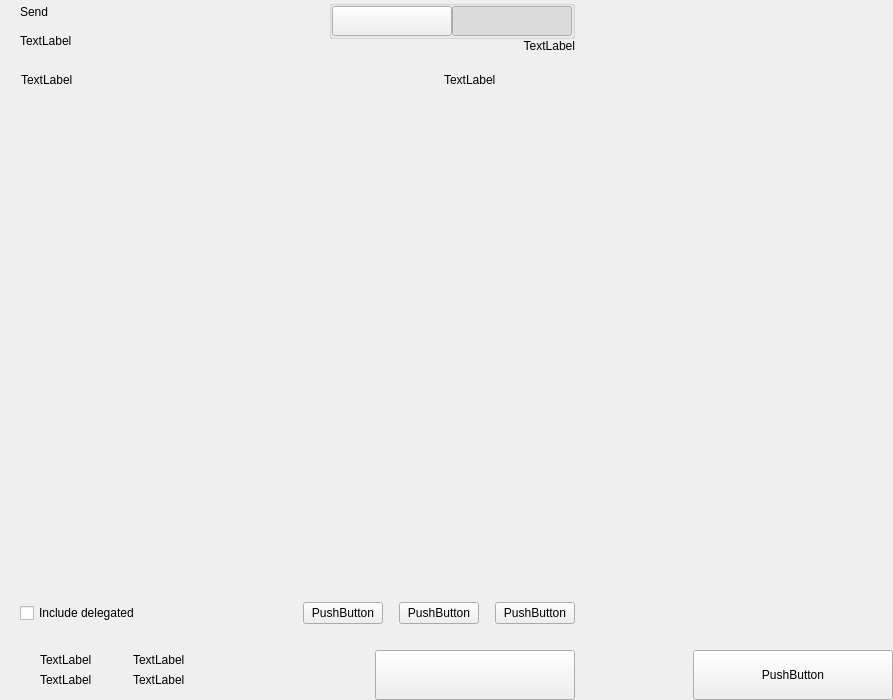
<?xml version="1.0" encoding="UTF-8"?>
<ui version="4.0">
 <class>send</class>
 <widget class="QWidget" name="send">
  <property name="geometry">
   <rect>
    <x>0</x>
    <y>0</y>
    <width>893</width>
    <height>700</height>
   </rect>
  </property>
  <property name="windowTitle">
   <string>Form</string>
  </property>
  <layout class="QHBoxLayout" name="horizontalLayout_2" stretch="2,1">
   <property name="spacing">
    <number>0</number>
   </property>
   <property name="leftMargin">
    <number>0</number>
   </property>
   <property name="topMargin">
    <number>0</number>
   </property>
   <property name="rightMargin">
    <number>0</number>
   </property>
   <property name="bottomMargin">
    <number>0</number>
   </property>
   <item>
    <widget class="QWidget" name="left" native="true">
     <layout class="QVBoxLayout" name="verticalLayout_3">
      <property name="spacing">
       <number>0</number>
      </property>
      <property name="leftMargin">
       <number>0</number>
      </property>
      <property name="topMargin">
       <number>0</number>
      </property>
      <property name="rightMargin">
       <number>0</number>
      </property>
      <property name="bottomMargin">
       <number>0</number>
      </property>
      <item>
       <layout class="QVBoxLayout" name="verticalLayout_22" stretch="0,0,0,1,0,0,0,0">
        <property name="spacing">
         <number>0</number>
        </property>
        <item>
         <layout class="QHBoxLayout" name="horizontalLayout_3">
          <property name="spacing">
           <number>0</number>
          </property>
          <property name="leftMargin">
           <number>20</number>
          </property>
          <property name="rightMargin">
           <number>20</number>
          </property>
          <item>
           <layout class="QVBoxLayout" name="verticalLayout">
            <property name="spacing">
             <number>5</number>
            </property>
            <item>
             <widget class="QLabel" name="labelTitle">
              <property name="text">
               <string>Send</string>
              </property>
              <property name="alignment">
               <set>Qt::AlignLeading|Qt::AlignLeft|Qt::AlignVCenter</set>
              </property>
             </widget>
            </item>
            <item>
             <widget class="QLabel" name="labelSubtitle1">
              <property name="text">
               <string>TextLabel</string>
              </property>
             </widget>
            </item>
           </layout>
          </item>
          <item>
           <spacer name="horizontalSpacer">
            <property name="orientation">
             <enum>Qt::Horizontal</enum>
            </property>
            <property name="sizeHint" stdset="0">
             <size>
              <width>40</width>
              <height>20</height>
             </size>
            </property>
           </spacer>
          </item>
          <item>
           <layout class="QVBoxLayout" name="verticalLayout_6">
            <property name="spacing">
             <number>0</number>
            </property>
            <item>
             <widget class="QGroupBox" name="groupBox">
              <property name="title">
               <string/>
              </property>
              <property name="alignment">
               <set>Qt::AlignLeading|Qt::AlignLeft|Qt::AlignTop</set>
              </property>
              <layout class="QHBoxLayout" name="horizontalLayout_4">
               <property name="spacing">
                <number>0</number>
               </property>
               <property name="leftMargin">
                <number>0</number>
               </property>
               <property name="topMargin">
                <number>0</number>
               </property>
               <property name="rightMargin">
                <number>0</number>
               </property>
               <property name="bottomMargin">
                <number>0</number>
               </property>
               <item>
                <widget class="QPushButton" name="pushLeft">
                 <property name="minimumSize">
                  <size>
                   <width>120</width>
                   <height>30</height>
                  </size>
                 </property>
                 <property name="maximumSize">
                  <size>
                   <width>120</width>
                   <height>30</height>
                  </size>
                 </property>
                 <property name="focusPolicy">
                  <enum>Qt::NoFocus</enum>
                 </property>
                 <property name="text">
                  <string/>
                 </property>
                 <property name="checkable">
                  <bool>true</bool>
                 </property>
                 <property name="autoExclusive">
                  <bool>true</bool>
                 </property>
                </widget>
               </item>
               <item>
                <widget class="QPushButton" name="pushRight">
                 <property name="minimumSize">
                  <size>
                   <width>120</width>
                   <height>30</height>
                  </size>
                 </property>
                 <property name="maximumSize">
                  <size>
                   <width>120</width>
                   <height>30</height>
                  </size>
                 </property>
                 <property name="focusPolicy">
                  <enum>Qt::NoFocus</enum>
                 </property>
                 <property name="text">
                  <string/>
                 </property>
                 <property name="checkable">
                  <bool>true</bool>
                 </property>
                 <property name="checked">
                  <bool>true</bool>
                 </property>
                 <property name="autoExclusive">
                  <bool>true</bool>
                 </property>
                </widget>
               </item>
              </layout>
             </widget>
            </item>
            <item>
             <widget class="QLabel" name="labelSubtitle2">
              <property name="text">
               <string>TextLabel</string>
              </property>
              <property name="alignment">
               <set>Qt::AlignRight|Qt::AlignTrailing|Qt::AlignVCenter</set>
              </property>
             </widget>
            </item>
           </layout>
          </item>
         </layout>
        </item>
        <item>
         <spacer name="verticalSpacer_2">
          <property name="orientation">
           <enum>Qt::Vertical</enum>
          </property>
          <property name="sizeType">
           <enum>QSizePolicy::Fixed</enum>
          </property>
          <property name="sizeHint" stdset="0">
           <size>
            <width>20</width>
            <height>20</height>
           </size>
          </property>
         </spacer>
        </item>
        <item>
         <layout class="QHBoxLayout" name="horizontalLayout" stretch="6,0,2">
          <property name="spacing">
           <number>0</number>
          </property>
          <property name="leftMargin">
           <number>10</number>
          </property>
          <property name="topMargin">
           <number>0</number>
          </property>
          <property name="rightMargin">
           <number>20</number>
          </property>
          <property name="bottomMargin">
           <number>0</number>
          </property>
          <item>
           <widget class="QLabel" name="labelSubtitleAddress">
            <property name="styleSheet">
             <string notr="true">margin-left:8px;</string>
            </property>
            <property name="text">
             <string>TextLabel</string>
            </property>
           </widget>
          </item>
          <item>
           <spacer name="horizontalSpacer_3">
            <property name="orientation">
             <enum>Qt::Horizontal</enum>
            </property>
            <property name="sizeType">
             <enum>QSizePolicy::Fixed</enum>
            </property>
            <property name="sizeHint" stdset="0">
             <size>
              <width>40</width>
              <height>1</height>
             </size>
            </property>
           </spacer>
          </item>
          <item>
           <widget class="QLabel" name="labelSubtitleAmount">
            <property name="text">
             <string>TextLabel</string>
            </property>
           </widget>
          </item>
         </layout>
        </item>
        <item>
         <widget class="QScrollArea" name="scrollArea">
          <property name="minimumSize">
           <size>
            <width>0</width>
            <height>350</height>
           </size>
          </property>
          <property name="styleSheet">
           <string notr="true">#scrollArea {
            background:transparent;
            margin-top:10px;
}</string>
          </property>
          <property name="horizontalScrollBarPolicy">
           <enum>Qt::ScrollBarAlwaysOff</enum>
          </property>
          <property name="sizeAdjustPolicy">
           <enum>QAbstractScrollArea::AdjustIgnored</enum>
          </property>
          <property name="widgetResizable">
           <bool>true</bool>
          </property>
          <property name="alignment">
           <set>Qt::AlignLeading|Qt::AlignLeft|Qt::AlignTop</set>
          </property>
          <widget class="QWidget" name="scrollAreaWidgetContents">
           <property name="geometry">
            <rect>
             <x>0</x>
             <y>0</y>
             <width>591</width>
             <height>16</height>
            </rect>
           </property>
           <property name="sizePolicy">
            <sizepolicy hsizetype="Preferred" vsizetype="Maximum">
             <horstretch>0</horstretch>
             <verstretch>0</verstretch>
            </sizepolicy>
           </property>
           <property name="autoFillBackground">
            <bool>false</bool>
           </property>
           <property name="styleSheet">
            <string notr="true">#scrollAreaWidgetContents {
             background:transparent;
             }</string>
           </property>
           <layout class="QVBoxLayout" name="verticalLayout_7">
            <property name="spacing">
             <number>0</number>
            </property>
            <property name="sizeConstraint">
             <enum>QLayout::SetDefaultConstraint</enum>
            </property>
            <property name="leftMargin">
             <number>0</number>
            </property>
            <property name="topMargin">
             <number>0</number>
            </property>
            <property name="rightMargin">
             <number>0</number>
            </property>
            <property name="bottomMargin">
             <number>0</number>
            </property>
           </layout>
          </widget>
         </widget>
        </item>
        <item>
         <spacer name="verticalSpacer_4">
          <property name="orientation">
           <enum>Qt::Vertical</enum>
          </property>
          <property name="sizeType">
           <enum>QSizePolicy::Fixed</enum>
          </property>
          <property name="sizeHint" stdset="0">
           <size>
            <width>20</width>
            <height>20</height>
           </size>
          </property>
         </spacer>
        </item>
        <item>
         <layout class="QHBoxLayout" name="horizontalLayout_20">
          <property name="spacing">
           <number>6</number>
          </property>
          <property name="leftMargin">
           <number>20</number>
          </property>
          <property name="rightMargin">
           <number>20</number>
          </property>
          <item>
           <widget class="QCheckBox" name="checkBoxDelegations">
            <property name="layoutDirection">
             <enum>Qt::LeftToRight</enum>
            </property>
            <property name="text">
             <string>Include delegated</string>
            </property>
           </widget>
          </item>
          <item>
           <spacer name="horizontalSpacer_4">
            <property name="orientation">
             <enum>Qt::Horizontal</enum>
            </property>
            <property name="sizeHint" stdset="0">
             <size>
              <width>10</width>
              <height>20</height>
             </size>
            </property>
           </spacer>
          </item>
          <item>
           <widget class="QPushButton" name="pushButtonFee">
            <property name="focusPolicy">
             <enum>Qt::NoFocus</enum>
            </property>
            <property name="text">
             <string>PushButton</string>
            </property>
           </widget>
          </item>
          <item>
           <spacer name="horizontalSpacer_11">
            <property name="orientation">
             <enum>Qt::Horizontal</enum>
            </property>
            <property name="sizeType">
             <enum>QSizePolicy::Minimum</enum>
            </property>
            <property name="sizeHint" stdset="0">
             <size>
              <width>10</width>
              <height>20</height>
             </size>
            </property>
           </spacer>
          </item>
          <item>
           <widget class="QPushButton" name="pushButtonClear">
            <property name="focusPolicy">
             <enum>Qt::NoFocus</enum>
            </property>
            <property name="layoutDirection">
             <enum>Qt::RightToLeft</enum>
            </property>
            <property name="text">
             <string>PushButton</string>
            </property>
           </widget>
          </item>
          <item>
           <spacer name="horizontalSpacer_6">
            <property name="orientation">
             <enum>Qt::Horizontal</enum>
            </property>
            <property name="sizeType">
             <enum>QSizePolicy::Fixed</enum>
            </property>
            <property name="sizeHint" stdset="0">
             <size>
              <width>10</width>
              <height>20</height>
             </size>
            </property>
           </spacer>
          </item>
          <item>
           <widget class="QPushButton" name="pushButtonAddRecipient">
            <property name="focusPolicy">
             <enum>Qt::NoFocus</enum>
            </property>
            <property name="text">
             <string>PushButton</string>
            </property>
           </widget>
          </item>
         </layout>
        </item>
        <item>
         <spacer name="verticalSpacer">
          <property name="orientation">
           <enum>Qt::Vertical</enum>
          </property>
          <property name="sizeType">
           <enum>QSizePolicy::Fixed</enum>
          </property>
          <property name="sizeHint" stdset="0">
           <size>
            <width>20</width>
            <height>16</height>
           </size>
          </property>
         </spacer>
        </item>
        <item>
         <layout class="QHBoxLayout" name="horizontalLayout_7">
          <property name="rightMargin">
           <number>20</number>
          </property>
          <item>
           <layout class="QHBoxLayout" name="horizontalLayout_10">
            <property name="spacing">
             <number>0</number>
            </property>
            <property name="leftMargin">
             <number>8</number>
            </property>
            <item>
             <widget class="QStackedWidget" name="stackedWidget">
              <property name="minimumSize">
               <size>
                <width>0</width>
                <height>60</height>
               </size>
              </property>
              <property name="maximumSize">
               <size>
                <width>16777215</width>
                <height>60</height>
               </size>
              </property>
              <property name="currentIndex">
               <number>0</number>
              </property>
              <widget class="QWidget" name="page1">
               <layout class="QVBoxLayout" name="verticalLayout_71" stretch="0">
                <property name="spacing">
                 <number>6</number>
                </property>
                <property name="leftMargin">
                 <number>12</number>
                </property>
                <property name="topMargin">
                 <number>0</number>
                </property>
                <property name="rightMargin">
                 <number>0</number>
                </property>
                <property name="bottomMargin">
                 <number>0</number>
                </property>
                <item>
                 <widget class="QWidget" name="coinWidget" native="true">
                  <property name="minimumSize">
                   <size>
                    <width>0</width>
                    <height>60</height>
                   </size>
                  </property>
                  <property name="maximumSize">
                   <size>
                    <width>16777215</width>
                    <height>60</height>
                   </size>
                  </property>
                  <layout class="QHBoxLayout" name="horizontalLayout_9">
                   <property name="spacing">
                    <number>0</number>
                   </property>
                   <property name="leftMargin">
                    <number>20</number>
                   </property>
                   <property name="topMargin">
                    <number>10</number>
                   </property>
                   <property name="rightMargin">
                    <number>20</number>
                   </property>
                   <property name="bottomMargin">
                    <number>10</number>
                   </property>
                   <item>
                    <layout class="QVBoxLayout" name="verticalSend">
                     <property name="spacing">
                      <number>0</number>
                     </property>
                     <item>
                      <widget class="QLabel" name="labelTitleTotalSend">
                       <property name="text">
                        <string>TextLabel</string>
                       </property>
                      </widget>
                     </item>
                     <item>
                      <widget class="QLabel" name="labelAmountSend">
                       <property name="text">
                        <string>TextLabel</string>
                       </property>
                      </widget>
                     </item>
                    </layout>
                   </item>
                   <item>
                    <spacer name="horizontalSpacer_9">
                     <property name="orientation">
                      <enum>Qt::Horizontal</enum>
                     </property>
                     <property name="sizeType">
                      <enum>QSizePolicy::Fixed</enum>
                     </property>
                     <property name="sizeHint" stdset="0">
                      <size>
                       <width>20</width>
                       <height>20</height>
                      </size>
                     </property>
                    </spacer>
                   </item>
                   <item>
                    <widget class="QLabel" name="labelLine">
                     <property name="minimumSize">
                      <size>
                       <width>1</width>
                       <height>0</height>
                      </size>
                     </property>
                     <property name="maximumSize">
                      <size>
                       <width>1</width>
                       <height>16777215</height>
                      </size>
                     </property>
                     <property name="text">
                      <string/>
                     </property>
                    </widget>
                   </item>
                   <item>
                    <spacer name="horizontalSpacer_10">
                     <property name="orientation">
                      <enum>Qt::Horizontal</enum>
                     </property>
                     <property name="sizeType">
                      <enum>QSizePolicy::Fixed</enum>
                     </property>
                     <property name="sizeHint" stdset="0">
                      <size>
                       <width>20</width>
                       <height>20</height>
                      </size>
                     </property>
                    </spacer>
                   </item>
                   <item>
                    <layout class="QVBoxLayout" name="verticalRemaining">
                     <property name="spacing">
                      <number>0</number>
                     </property>
                     <item>
                      <widget class="QLabel" name="labelTitleTotalRemaining">
                       <property name="text">
                        <string>TextLabel</string>
                       </property>
                      </widget>
                     </item>
                     <item>
                      <widget class="QLabel" name="labelAmountRemaining">
                       <property name="text">
                        <string>TextLabel</string>
                       </property>
                      </widget>
                     </item>
                    </layout>
                   </item>
                  </layout>
                 </widget>
                </item>
               </layout>
              </widget>
              <widget class="QWidget" name="page_2"/>
             </widget>
            </item>
           </layout>
          </item>
          <item>
           <spacer name="horizontalSpacer_5">
            <property name="orientation">
             <enum>Qt::Horizontal</enum>
            </property>
            <property name="sizeType">
             <enum>QSizePolicy::Expanding</enum>
            </property>
            <property name="sizeHint" stdset="0">
             <size>
              <width>40</width>
              <height>20</height>
             </size>
            </property>
           </spacer>
          </item>
          <item alignment="Qt::AlignBottom">
           <widget class="QPushButton" name="pushButtonSave">
            <property name="minimumSize">
             <size>
              <width>200</width>
              <height>50</height>
             </size>
            </property>
            <property name="maximumSize">
             <size>
              <width>200</width>
              <height>50</height>
             </size>
            </property>
            <property name="focusPolicy">
             <enum>Qt::NoFocus</enum>
            </property>
            <property name="text">
             <string/>
            </property>
           </widget>
          </item>
         </layout>
        </item>
       </layout>
      </item>
     </layout>
    </widget>
   </item>
   <item>
    <widget class="QWidget" name="right" native="true">
     <layout class="QVBoxLayout" name="verticalLayout_5">
      <property name="leftMargin">
       <number>0</number>
      </property>
      <property name="topMargin">
       <number>0</number>
      </property>
      <property name="rightMargin">
       <number>0</number>
      </property>
      <property name="bottomMargin">
       <number>0</number>
      </property>
      <item>
       <layout class="QVBoxLayout" name="verticalLayout_4">
        <property name="spacing">
         <number>6</number>
        </property>
        <item>
         <widget class="OptionButton" name="btnCoinControl" native="true">
          <property name="minimumSize">
           <size>
            <width>0</width>
            <height>50</height>
           </size>
          </property>
         </widget>
        </item>
        <item>
         <widget class="OptionButton" name="btnChangeAddress" native="true">
          <property name="minimumSize">
           <size>
            <width>0</width>
            <height>50</height>
           </size>
          </property>
         </widget>
        </item>
        <item>
         <widget class="OptionButton" name="btnUri" native="true">
          <property name="minimumSize">
           <size>
            <width>0</width>
            <height>50</height>
           </size>
          </property>
         </widget>
        </item>
        <item>
         <spacer name="verticalSpacer_5">
          <property name="orientation">
           <enum>Qt::Vertical</enum>
          </property>
          <property name="sizeHint" stdset="0">
           <size>
            <width>20</width>
            <height>40</height>
           </size>
          </property>
         </spacer>
        </item>
        <item>
         <layout class="QHBoxLayout" name="horizontalLayout_8">
          <item>
           <spacer name="horizontalSpacer_7">
            <property name="orientation">
             <enum>Qt::Horizontal</enum>
            </property>
            <property name="sizeHint" stdset="0">
             <size>
              <width>40</width>
              <height>20</height>
             </size>
            </property>
           </spacer>
          </item>
          <item>
           <widget class="QPushButton" name="pushButtonReset">
            <property name="minimumSize">
             <size>
              <width>200</width>
              <height>50</height>
             </size>
            </property>
            <property name="maximumSize">
             <size>
              <width>200</width>
              <height>50</height>
             </size>
            </property>
            <property name="focusPolicy">
             <enum>Qt::NoFocus</enum>
            </property>
            <property name="text">
             <string>PushButton</string>
            </property>
           </widget>
          </item>
         </layout>
        </item>
       </layout>
      </item>
     </layout>
    </widget>
   </item>
  </layout>
 </widget>
 <customwidgets>
  <customwidget>
   <class>OptionButton</class>
   <extends>QWidget</extends>
   <header>qt/dev/optionbutton.h</header>
   <container>1</container>
  </customwidget>
 </customwidgets>
 <resources/>
 <connections/>
</ui>
